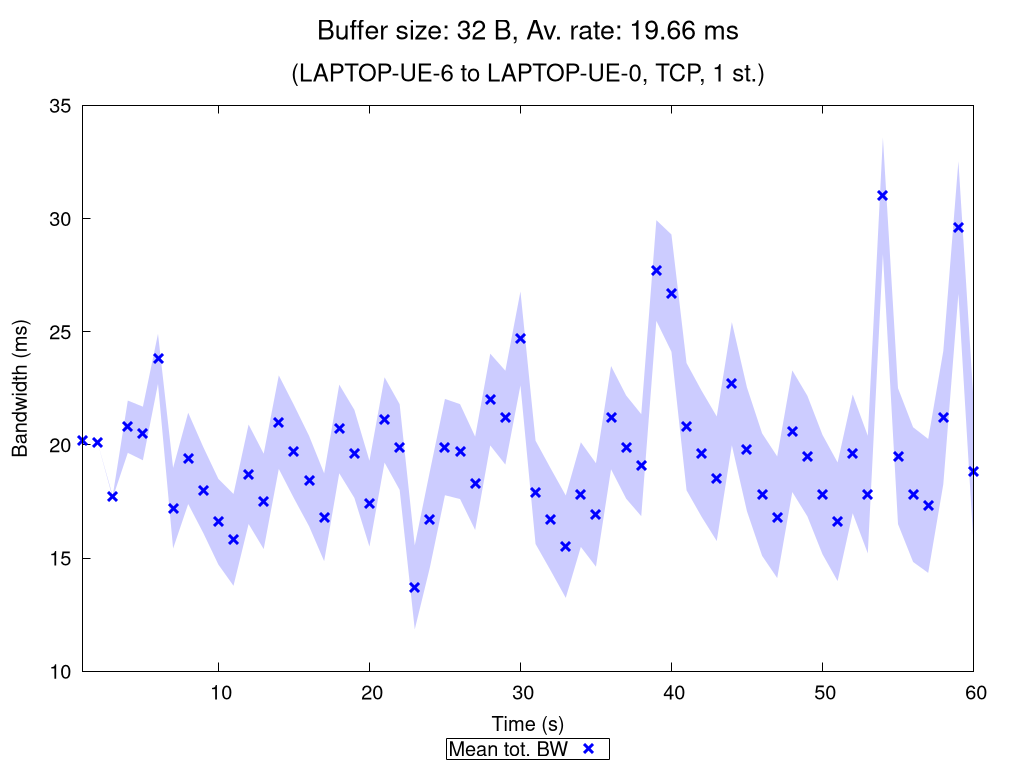

The script that saved this image:
set terminal pngcairo nocrop enhanced size 1024,768 font "Verdana,15"
set output "TCP_1_st_2020_11_06_01-06-41_two2one_00032B.png"

set title "{/=20 Buffer size: 32 B, Av. rate: 19.66 ms}\n\n{/=18 (LAPTOP-UE-6 to LAPTOP-UE-0, TCP, 1 st.)}"

set xlabel "Time (s)"
set ylabel "Bandwidth (ms)"
set ytics nomirror
set key bmargin center horizontal box samplen 1 width -1
set bmargin 4.6
set rmargin 4.5

rf = 1.0  # rate factor
set style fill transparent solid 0.2 noborder
set autoscale xfix
plot "TCP_1_st_2020_11_06_01-06-41_two2one_00032B_iperf_processed.dat" using 1:($2/rf-$3/rf):($2/rf+$3/rf) with filledcurves lc rgb "blue" notitle, \
     "" using 1:($2/rf) with points pt 2 ps 1.5 lw 3 lc rgb "blue" title "Mean tot. BW", \
